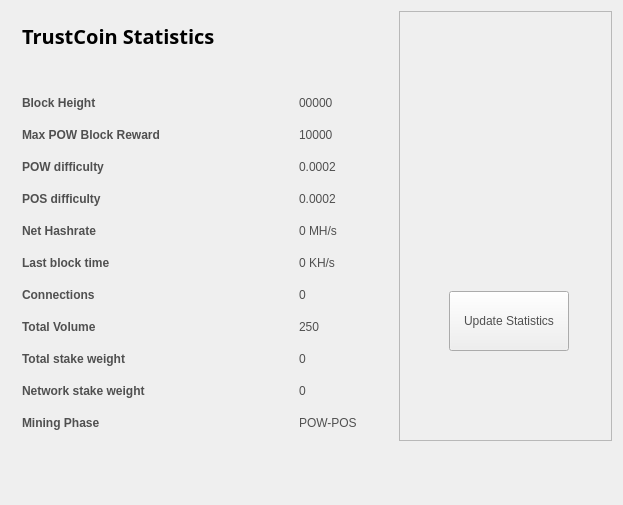
<?xml version="1.0" encoding="UTF-8"?>
<ui version="4.0">
 <class>StatisticsPage</class>
 <widget class="QWidget" name="StatisticsPage">
  <property name="windowModality">
   <enum>Qt::NonModal</enum>
  </property>
  <property name="geometry">
   <rect>
    <x>0</x>
    <y>0</y>
    <width>623</width>
    <height>505</height>
   </rect>
  </property>
  <property name="windowTitle">
   <string>Digging</string>
  </property>
  <property name="styleSheet">
   <string notr="true">color:#505050;
font-family:'Open Sans,sans-serif';</string>
  </property>
  <layout class="QGridLayout" name="gridLayout">
   <property name="sizeConstraint">
    <enum>QLayout::SetMaximumSize</enum>
   </property>
   <item row="0" column="1">
    <widget class="QFrame" name="frame">
     <property name="minimumSize">
      <size>
       <width>213</width>
       <height>0</height>
      </size>
     </property>
     <property name="frameShape">
      <enum>QFrame::StyledPanel</enum>
     </property>
     <property name="frameShadow">
      <enum>QFrame::Raised</enum>
     </property>
     <widget class="QPushButton" name="startButton">
      <property name="geometry">
       <rect>
        <x>50</x>
        <y>280</y>
        <width>120</width>
        <height>60</height>
       </rect>
      </property>
      <property name="sizePolicy">
       <sizepolicy hsizetype="Fixed" vsizetype="Fixed">
        <horstretch>0</horstretch>
        <verstretch>0</verstretch>
       </sizepolicy>
      </property>
      <property name="minimumSize">
       <size>
        <width>120</width>
        <height>60</height>
       </size>
      </property>
      <property name="autoFillBackground">
       <bool>false</bool>
      </property>
      <property name="styleSheet">
       <string notr="true"/>
      </property>
      <property name="text">
       <string>Update Statistics</string>
      </property>
     </widget>
     <widget class="QLabel" name="label">
      <property name="geometry">
       <rect>
        <x>10</x>
        <y>10</y>
        <width>191</width>
        <height>191</height>
       </rect>
      </property>
      <property name="text">
       <string/>
      </property>
      <property name="pixmap">
       <pixmap resource="../bitcoin.qrc">:/icons/coinbg</pixmap>
      </property>
      <property name="scaledContents">
       <bool>true</bool>
      </property>
     </widget>
    </widget>
   </item>
   <item row="0" column="0">
    <widget class="QFrame" name="gridFrame_2">
     <layout class="QGridLayout" name="gridLayout_4">
      <item row="3" column="0">
       <layout class="QFormLayout" name="formLayout_2">
        <property name="fieldGrowthPolicy">
         <enum>QFormLayout::FieldsStayAtSizeHint</enum>
        </property>
        <property name="horizontalSpacing">
         <number>139</number>
        </property>
        <property name="verticalSpacing">
         <number>18</number>
        </property>
        <property name="rightMargin">
         <number>0</number>
        </property>
        <item row="1" column="0">
         <widget class="QLabel" name="label_14">
          <property name="text">
           <string>&lt;html&gt;&lt;head/&gt;&lt;body&gt;&lt;p&gt;&lt;span style=&quot; font-weight:600;&quot;&gt;Block Height&lt;/span&gt;&lt;/p&gt;&lt;/body&gt;&lt;/html&gt;</string>
          </property>
         </widget>
        </item>
        <item row="1" column="1">
         <widget class="QLabel" name="heightBox">
          <property name="text">
           <string>00000</string>
          </property>
         </widget>
        </item>
        <item row="2" column="0">
         <widget class="QLabel" name="label_12">
          <property name="text">
           <string>&lt;html&gt;&lt;head/&gt;&lt;body&gt;&lt;p&gt;&lt;span style=&quot; font-weight:600;&quot;&gt;Max POW Block Reward&lt;/span&gt;&lt;/p&gt;&lt;/body&gt;&lt;/html&gt;</string>
          </property>
         </widget>
        </item>
        <item row="2" column="1">
         <widget class="QLabel" name="rewardBox">
          <property name="text">
           <string>10000</string>
          </property>
         </widget>
        </item>
        <item row="3" column="0">
         <widget class="QLabel" name="label_13">
          <property name="text">
           <string>&lt;html&gt;&lt;head/&gt;&lt;body&gt;&lt;p&gt;&lt;span style=&quot; font-weight:600;&quot;&gt;POW difficulty&lt;/span&gt;&lt;/p&gt;&lt;/body&gt;&lt;/html&gt;</string>
          </property>
         </widget>
        </item>
        <item row="3" column="1">
         <widget class="QLabel" name="diffBox">
          <property name="text">
           <string>0.0002</string>
          </property>
         </widget>
        </item>
        <item row="4" column="0">
         <widget class="QLabel" name="label_9">
          <property name="text">
           <string>&lt;html&gt;&lt;head/&gt;&lt;body&gt;&lt;p&gt;&lt;span style=&quot; font-weight:600;&quot;&gt;POS difficulty&lt;/span&gt;&lt;/p&gt;&lt;/body&gt;&lt;/html&gt;</string>
          </property>
         </widget>
        </item>
        <item row="4" column="1">
         <widget class="QLabel" name="diffBox2">
          <property name="text">
           <string>0.0002</string>
          </property>
         </widget>
        </item>
        <item row="5" column="1">
         <widget class="QLabel" name="pawrateBox">
          <property name="text">
           <string>0 MH/s</string>
          </property>
         </widget>
        </item>
        <item row="6" column="0">
         <widget class="QLabel" name="label3_2">
          <property name="sizePolicy">
           <sizepolicy hsizetype="Preferred" vsizetype="Maximum">
            <horstretch>0</horstretch>
            <verstretch>0</verstretch>
           </sizepolicy>
          </property>
          <property name="text">
           <string>&lt;html&gt;&lt;head/&gt;&lt;body&gt;&lt;p&gt;&lt;span style=&quot; font-weight:600;&quot;&gt;Last block time&lt;/span&gt;&lt;/p&gt;&lt;/body&gt;&lt;/html&gt;</string>
          </property>
         </widget>
        </item>
        <item row="6" column="1">
         <widget class="QLabel" name="localBox">
          <property name="text">
           <string>0 KH/s</string>
          </property>
         </widget>
        </item>
        <item row="7" column="0">
         <widget class="QLabel" name="label1_2">
          <property name="text">
           <string>&lt;html&gt;&lt;head/&gt;&lt;body&gt;&lt;p&gt;&lt;span style=&quot; font-weight:600;&quot;&gt;Connections&lt;/span&gt;&lt;/p&gt;&lt;/body&gt;&lt;/html&gt;</string>
          </property>
         </widget>
        </item>
        <item row="7" column="1">
         <widget class="QLabel" name="connectionBox">
          <property name="text">
           <string>0</string>
          </property>
         </widget>
        </item>
        <item row="8" column="0">
         <widget class="QLabel" name="label_8">
          <property name="text">
           <string>&lt;html&gt;&lt;head/&gt;&lt;body&gt;&lt;p&gt;&lt;span style=&quot; font-weight:600;&quot;&gt;Total Volume&lt;/span&gt;&lt;/p&gt;&lt;/body&gt;&lt;/html&gt;</string>
          </property>
         </widget>
        </item>
        <item row="8" column="1">
         <widget class="QLabel" name="volumeBox">
          <property name="text">
           <string>250</string>
          </property>
         </widget>
        </item>
        <item row="9" column="0">
         <widget class="QLabel" name="label_10">
          <property name="text">
           <string>&lt;html&gt;&lt;head/&gt;&lt;body&gt;&lt;p&gt;&lt;span style=&quot; font-weight:600;&quot;&gt;Total stake weight&lt;/span&gt;&lt;/p&gt;&lt;/body&gt;&lt;/html&gt;</string>
          </property>
         </widget>
        </item>
        <item row="9" column="1">
         <widget class="QLabel" name="minBox">
          <property name="text">
           <string>0</string>
          </property>
         </widget>
        </item>
        <item row="10" column="0">
         <widget class="QLabel" name="label_11">
          <property name="text">
           <string>&lt;html&gt;&lt;head/&gt;&lt;body&gt;&lt;p&gt;&lt;span style=&quot; font-weight:600;&quot;&gt;Network stake weight&lt;/span&gt;&lt;/p&gt;&lt;/body&gt;&lt;/html&gt;</string>
          </property>
         </widget>
        </item>
        <item row="10" column="1">
         <widget class="QLabel" name="maxBox">
          <property name="text">
           <string>0</string>
          </property>
         </widget>
        </item>
        <item row="11" column="0">
         <widget class="QLabel" name="label_15">
          <property name="text">
           <string>&lt;html&gt;&lt;head/&gt;&lt;body&gt;&lt;p&gt;&lt;span style=&quot; font-weight:600;&quot;&gt;Mining Phase&lt;/span&gt;&lt;/p&gt;&lt;/body&gt;&lt;/html&gt;</string>
          </property>
         </widget>
        </item>
        <item row="11" column="1">
         <widget class="QLabel" name="cBox">
          <property name="text">
           <string>POW-POS</string>
          </property>
         </widget>
        </item>
        <item row="5" column="0">
         <widget class="QLabel" name="label_16">
          <property name="text">
           <string>&lt;html&gt;&lt;head/&gt;&lt;body&gt;&lt;p&gt;&lt;span style=&quot; font-weight:600;&quot;&gt;Net Hashrate&lt;/span&gt;&lt;/p&gt;&lt;/body&gt;&lt;/html&gt;</string>
          </property>
         </widget>
        </item>
       </layout>
      </item>
      <item row="1" column="0">
       <layout class="QHBoxLayout" name="horizontalLayout_4">
        <property name="spacing">
         <number>7</number>
        </property>
        <item>
         <widget class="QLabel" name="label_5">
          <property name="font">
           <font>
            <family>Open Sans,sans-serif</family>
           </font>
          </property>
          <property name="text">
           <string>&lt;html&gt;&lt;head/&gt;&lt;body&gt;&lt;p&gt;&lt;span style=&quot; font-size:20px; font-weight:600; color:#000000;&quot;&gt;TrustCoin Statistics&lt;/span&gt;&lt;/p&gt;&lt;/body&gt;&lt;/html&gt;</string>
          </property>
         </widget>
        </item>
        <item>
         <spacer name="horizontalSpacer_2">
          <property name="orientation">
           <enum>Qt::Horizontal</enum>
          </property>
          <property name="sizeHint" stdset="0">
           <size>
            <width>40</width>
            <height>20</height>
           </size>
          </property>
         </spacer>
        </item>
       </layout>
      </item>
      <item row="2" column="0">
       <spacer name="verticalSpacer_2">
        <property name="orientation">
         <enum>Qt::Vertical</enum>
        </property>
        <property name="sizeHint" stdset="0">
         <size>
          <width>20</width>
          <height>40</height>
         </size>
        </property>
       </spacer>
      </item>
     </layout>
    </widget>
   </item>
   <item row="1" column="0">
    <spacer name="verticalSpacer">
     <property name="orientation">
      <enum>Qt::Vertical</enum>
     </property>
     <property name="sizeHint" stdset="0">
      <size>
       <width>20</width>
       <height>40</height>
      </size>
     </property>
    </spacer>
   </item>
  </layout>
 </widget>
 <layoutdefault spacing="6" margin="11"/>
 <resources/>
 <connections/>
</ui>
